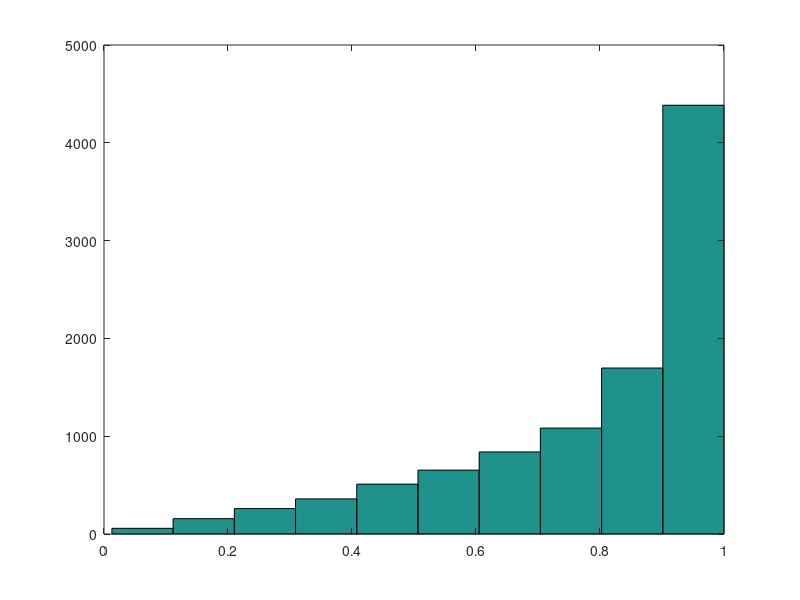

The MATLAB script that drew this image:
% measure the expected value of a random projection
% analysis for the paper by Dasgupta1999

% uniform projection of a circle to 1 d
theta = rand(100000,1)*2*pi;

L = abs(cos(theta));

mean(L)
display(2/pi);

% restrict thinking to only 1 quadrant. all other quandrants through
% symmetry
% for d = 2, k = 1, sample \theta uniformly and E[L] = int_[0,pi/2] cos t
% dt/(pi/2) = 2/pi
% for d = 3, k = 2, p(theta,phi) = [1/(pi/2), sin \phi].
% E[L] = pi/4 


% uniform projection of d to k 
clear all;
d = 3;
k = 2;

X = randn(10000,d);
normX = sqrt(sum(X.^2,2) );
X_d = diag(normX)\X ; 
clear X;
%L_d = sqrt( sum(X_d.^2,2) );
%hist(L_d);
X_k = X_d(:,1:k); 
clear X_d
L_k = sqrt( sum(X_k.^2,2) );
hist(L_k);
display(mean(L_k));
display(pi/4);


%Anyhoo - i don't see how dasgupta gets EL = k/d